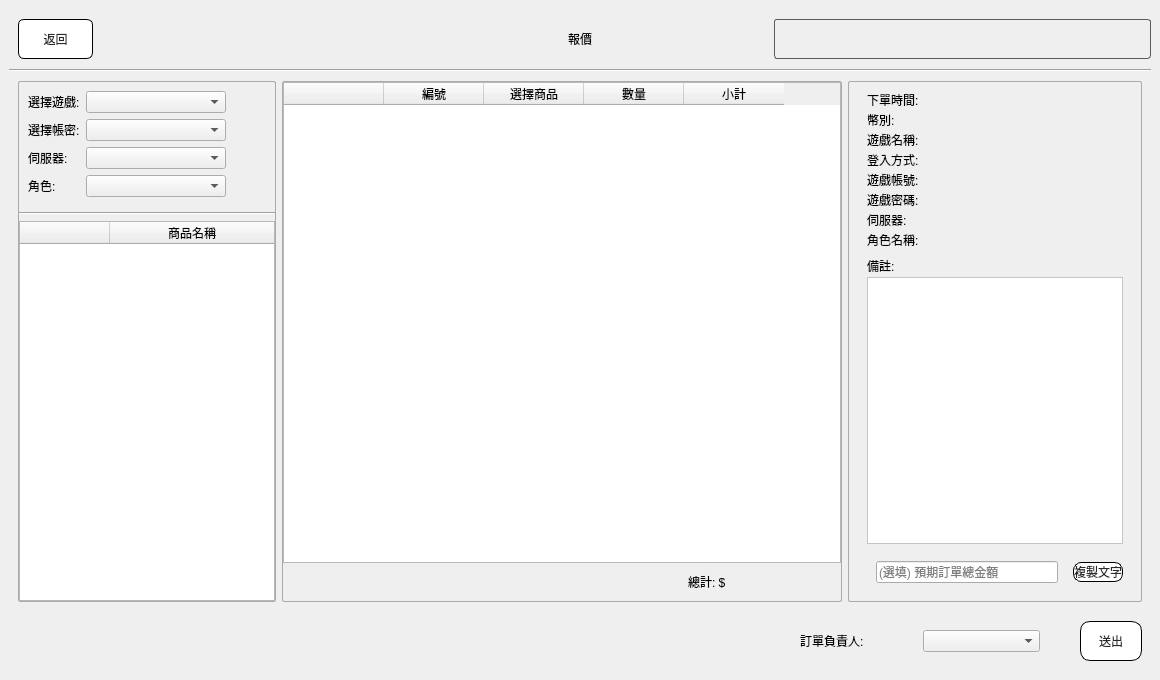
<?xml version="1.0" encoding="UTF-8"?>
<ui version="4.0">
 <class>LayerSayCost</class>
 <widget class="QWidget" name="LayerSayCost">
  <property name="geometry">
   <rect>
    <x>0</x>
    <y>0</y>
    <width>1160</width>
    <height>680</height>
   </rect>
  </property>
  <property name="windowTitle">
   <string>Form</string>
  </property>
  <layout class="QGridLayout" name="gridLayout">
   <property name="leftMargin">
    <number>0</number>
   </property>
   <property name="topMargin">
    <number>0</number>
   </property>
   <property name="rightMargin">
    <number>0</number>
   </property>
   <property name="bottomMargin">
    <number>0</number>
   </property>
   <property name="spacing">
    <number>0</number>
   </property>
   <item row="0" column="0">
    <widget class="QWidget" name="wBg" native="true">
     <property name="styleSheet">
      <string notr="true">font: 16px &quot;Microsoft JhengHei UI&quot;;
</string>
     </property>
     <layout class="QVBoxLayout" name="verticalLayout">
      <property name="spacing">
       <number>0</number>
      </property>
      <item>
       <widget class="QWidget" name="widget_3" native="true">
        <property name="minimumSize">
         <size>
          <width>0</width>
          <height>60</height>
         </size>
        </property>
        <property name="maximumSize">
         <size>
          <width>16777215</width>
          <height>80</height>
         </size>
        </property>
        <layout class="QHBoxLayout" name="horizontalLayout" stretch="1,1,1">
         <property name="leftMargin">
          <number>0</number>
         </property>
         <property name="topMargin">
          <number>0</number>
         </property>
         <property name="rightMargin">
          <number>0</number>
         </property>
         <property name="bottomMargin">
          <number>0</number>
         </property>
         <item>
          <widget class="QWidget" name="widget_4" native="true">
           <layout class="QHBoxLayout" name="horizontalLayout_2">
            <item>
             <widget class="QPushButton" name="btnSayCostBack">
              <property name="sizePolicy">
               <sizepolicy hsizetype="Fixed" vsizetype="Fixed">
                <horstretch>0</horstretch>
                <verstretch>0</verstretch>
               </sizepolicy>
              </property>
              <property name="minimumSize">
               <size>
                <width>75</width>
                <height>40</height>
               </size>
              </property>
              <property name="maximumSize">
               <size>
                <width>75</width>
                <height>40</height>
               </size>
              </property>
              <property name="styleSheet">
               <string notr="true">QPushButton{
font: 20px &quot;Microsoft JhengHei UI&quot;;


}



QPushButton{background-color: rgb(255, 255, 255);
border-radius:6px;
color: rgb(41,41,41);
border: 1px solid #000000; }


QPushButton:hover 
{ 
background-color: #55aaff; 
border-style: outset; 
border-width: 2px; 
font: 700 18px &quot;Microsoft JhengHei UI&quot;; 
}
QPushButton:pressed { 
border-style: outset; 
border-width: 0px; 
font: 700 24px &quot;Microsoft JhengHei UI&quot;; 
color:rgb(241,241,241);
background-color:#3c78b4;
}</string>
              </property>
              <property name="text">
               <string>返回</string>
              </property>
             </widget>
            </item>
            <item>
             <spacer name="horizontalSpacer">
              <property name="orientation">
               <enum>Qt::Horizontal</enum>
              </property>
              <property name="sizeHint" stdset="0">
               <size>
                <width>187</width>
                <height>20</height>
               </size>
              </property>
             </spacer>
            </item>
           </layout>
          </widget>
         </item>
         <item>
          <widget class="QLabel" name="lbTitle">
           <property name="styleSheet">
            <string notr="true">font: 24px &quot;Microsoft JhengHei UI&quot;;</string>
           </property>
           <property name="text">
            <string>報價</string>
           </property>
           <property name="alignment">
            <set>Qt::AlignCenter</set>
           </property>
          </widget>
         </item>
         <item>
          <widget class="QWidget" name="widget_5" native="true">
           <layout class="QGridLayout" name="gridLayout_2">
            <property name="leftMargin">
             <number>0</number>
            </property>
            <property name="topMargin">
             <number>0</number>
            </property>
            <property name="rightMargin">
             <number>0</number>
            </property>
            <property name="bottomMargin">
             <number>0</number>
            </property>
            <item row="0" column="0">
             <widget class="QGroupBox" name="groupBox_8">
              <property name="maximumSize">
               <size>
                <width>16777215</width>
                <height>40</height>
               </size>
              </property>
              <property name="styleSheet">
               <string notr="true">QGroupBox{
border-radius:3px;
color: rgb(41,41,41);
border: 1px solid #5b5b5b; }</string>
              </property>
              <layout class="QHBoxLayout" name="horizontalLayout_4">
               <property name="leftMargin">
                <number>0</number>
               </property>
               <property name="topMargin">
                <number>0</number>
               </property>
               <property name="rightMargin">
                <number>0</number>
               </property>
               <property name="bottomMargin">
                <number>0</number>
               </property>
               <item>
                <widget class="QLabel" name="lbId">
                 <property name="text">
                  <string/>
                 </property>
                 <property name="alignment">
                  <set>Qt::AlignCenter</set>
                 </property>
                </widget>
               </item>
               <item>
                <widget class="QLabel" name="lbName">
                 <property name="text">
                  <string/>
                 </property>
                </widget>
               </item>
              </layout>
             </widget>
            </item>
           </layout>
          </widget>
         </item>
        </layout>
       </widget>
      </item>
      <item>
       <widget class="Line" name="line">
        <property name="orientation">
         <enum>Qt::Horizontal</enum>
        </property>
       </widget>
      </item>
      <item>
       <widget class="QWidget" name="widget" native="true">
        <property name="sizePolicy">
         <sizepolicy hsizetype="Preferred" vsizetype="Expanding">
          <horstretch>0</horstretch>
          <verstretch>0</verstretch>
         </sizepolicy>
        </property>
        <property name="styleSheet">
         <string notr="true">QGroupBox{
border-radius:2px;
border: 1px solid #aaaaaa;
}</string>
        </property>
        <layout class="QHBoxLayout" name="horizontalLayout_3" stretch="0,1,1">
         <item>
          <widget class="QGroupBox" name="groupBox_6">
           <property name="sizePolicy">
            <sizepolicy hsizetype="Fixed" vsizetype="Preferred">
             <horstretch>0</horstretch>
             <verstretch>0</verstretch>
            </sizepolicy>
           </property>
           <property name="minimumSize">
            <size>
             <width>250</width>
             <height>100</height>
            </size>
           </property>
           <layout class="QGridLayout" name="gridLayout_9">
            <property name="leftMargin">
             <number>0</number>
            </property>
            <property name="topMargin">
             <number>0</number>
            </property>
            <property name="rightMargin">
             <number>0</number>
            </property>
            <property name="bottomMargin">
             <number>0</number>
            </property>
            <property name="horizontalSpacing">
             <number>0</number>
            </property>
            <item row="0" column="0">
             <widget class="QWidget" name="widget_6" native="true">
              <property name="sizePolicy">
               <sizepolicy hsizetype="Preferred" vsizetype="Fixed">
                <horstretch>0</horstretch>
                <verstretch>0</verstretch>
               </sizepolicy>
              </property>
              <layout class="QFormLayout" name="formLayout">
               <item row="0" column="0">
                <widget class="QLabel" name="lb_2">
                 <property name="text">
                  <string>選擇遊戲:</string>
                 </property>
                </widget>
               </item>
               <item row="0" column="1">
                <widget class="QComboBox" name="cbGame"/>
               </item>
               <item row="1" column="0">
                <widget class="QLabel" name="lb_3">
                 <property name="text">
                  <string>選擇帳密:</string>
                 </property>
                </widget>
               </item>
               <item row="1" column="1">
                <widget class="QComboBox" name="cbAccount"/>
               </item>
               <item row="2" column="0">
                <widget class="QLabel" name="lbServerT">
                 <property name="text">
                  <string>伺服器:</string>
                 </property>
                </widget>
               </item>
               <item row="2" column="1">
                <widget class="QComboBox" name="cbServer"/>
               </item>
               <item row="3" column="0">
                <widget class="QLabel" name="lbCHrT">
                 <property name="text">
                  <string>角色:</string>
                 </property>
                </widget>
               </item>
               <item row="3" column="1">
                <widget class="QComboBox" name="cbChr"/>
               </item>
              </layout>
             </widget>
            </item>
            <item row="0" column="1">
             <widget class="QWidget" name="widget_12" native="true">
              <property name="minimumSize">
               <size>
                <width>40</width>
                <height>0</height>
               </size>
              </property>
              <property name="maximumSize">
               <size>
                <width>40</width>
                <height>16777215</height>
               </size>
              </property>
              <layout class="QGridLayout" name="gridLayout_10">
               <property name="leftMargin">
                <number>0</number>
               </property>
               <property name="topMargin">
                <number>10</number>
               </property>
               <property name="rightMargin">
                <number>0</number>
               </property>
               <property name="bottomMargin">
                <number>0</number>
               </property>
               <property name="spacing">
                <number>0</number>
               </property>
               <item row="0" column="0">
                <widget class="QLabel" name="lbGameRate">
                 <property name="sizePolicy">
                  <sizepolicy hsizetype="Preferred" vsizetype="Fixed">
                   <horstretch>0</horstretch>
                   <verstretch>0</verstretch>
                  </sizepolicy>
                 </property>
                 <property name="text">
                  <string/>
                 </property>
                </widget>
               </item>
               <item row="1" column="0">
                <widget class="QWidget" name="widget_13" native="true"/>
               </item>
              </layout>
             </widget>
            </item>
            <item row="1" column="0" colspan="2">
             <widget class="Line" name="line_2">
              <property name="orientation">
               <enum>Qt::Horizontal</enum>
              </property>
             </widget>
            </item>
            <item row="2" column="0" colspan="2">
             <widget class="QWidget" name="widget_10" native="true">
              <layout class="QGridLayout" name="gridLayout_3">
               <property name="leftMargin">
                <number>0</number>
               </property>
               <property name="topMargin">
                <number>0</number>
               </property>
               <property name="rightMargin">
                <number>0</number>
               </property>
               <property name="bottomMargin">
                <number>0</number>
               </property>
               <item row="0" column="0">
                <widget class="QTableWidget" name="tbGameItem">
                 <property name="editTriggers">
                  <set>QAbstractItemView::NoEditTriggers</set>
                 </property>
                 <property name="selectionBehavior">
                  <enum>QAbstractItemView::SelectRows</enum>
                 </property>
                 <attribute name="horizontalHeaderDefaultSectionSize">
                  <number>90</number>
                 </attribute>
                 <attribute name="horizontalHeaderStretchLastSection">
                  <bool>true</bool>
                 </attribute>
                 <attribute name="verticalHeaderVisible">
                  <bool>false</bool>
                 </attribute>
                 <column>
                  <property name="text">
                   <string/>
                  </property>
                 </column>
                 <column>
                  <property name="text">
                   <string>商品名稱</string>
                  </property>
                 </column>
                </widget>
               </item>
              </layout>
             </widget>
            </item>
           </layout>
          </widget>
         </item>
         <item>
          <widget class="QGroupBox" name="groupBox_8">
           <property name="minimumSize">
            <size>
             <width>250</width>
             <height>0</height>
            </size>
           </property>
           <property name="styleSheet">
            <string notr="true"/>
           </property>
           <layout class="QGridLayout" name="gridLayout_4">
            <property name="leftMargin">
             <number>0</number>
            </property>
            <property name="topMargin">
             <number>0</number>
            </property>
            <property name="rightMargin">
             <number>0</number>
            </property>
            <property name="bottomMargin">
             <number>0</number>
            </property>
            <property name="spacing">
             <number>0</number>
            </property>
            <item row="0" column="0">
             <widget class="QTableWidget" name="tbInfo">
              <property name="editTriggers">
               <set>QAbstractItemView::NoEditTriggers</set>
              </property>
              <property name="selectionBehavior">
               <enum>QAbstractItemView::SelectRows</enum>
              </property>
              <attribute name="verticalHeaderVisible">
               <bool>false</bool>
              </attribute>
              <column>
               <property name="text">
                <string/>
               </property>
              </column>
              <column>
               <property name="text">
                <string>編號</string>
               </property>
              </column>
              <column>
               <property name="text">
                <string>選擇商品</string>
               </property>
              </column>
              <column>
               <property name="text">
                <string>數量</string>
               </property>
              </column>
              <column>
               <property name="text">
                <string>小計</string>
               </property>
              </column>
             </widget>
            </item>
            <item row="1" column="0">
             <widget class="QWidget" name="widget_8" native="true">
              <property name="minimumSize">
               <size>
                <width>0</width>
                <height>36</height>
               </size>
              </property>
              <property name="styleSheet">
               <string notr="true">font: 22px &quot;Microsoft JhengHei UI&quot;;</string>
              </property>
              <layout class="QHBoxLayout" name="horizontalLayout_5">
               <item>
                <spacer name="horizontalSpacer_2">
                 <property name="orientation">
                  <enum>Qt::Horizontal</enum>
                 </property>
                 <property name="sizeHint" stdset="0">
                  <size>
                   <width>191</width>
                   <height>20</height>
                  </size>
                 </property>
                </spacer>
               </item>
               <item>
                <widget class="QLabel" name="label_8">
                 <property name="text">
                  <string>總計: $</string>
                 </property>
                </widget>
               </item>
               <item>
                <widget class="QLabel" name="lbTotal">
                 <property name="minimumSize">
                  <size>
                   <width>100</width>
                   <height>0</height>
                  </size>
                 </property>
                 <property name="text">
                  <string/>
                 </property>
                 <property name="alignment">
                  <set>Qt::AlignCenter</set>
                 </property>
                </widget>
               </item>
              </layout>
             </widget>
            </item>
           </layout>
          </widget>
         </item>
         <item>
          <widget class="QGroupBox" name="groupBox_7">
           <property name="sizePolicy">
            <sizepolicy hsizetype="Fixed" vsizetype="Preferred">
             <horstretch>0</horstretch>
             <verstretch>0</verstretch>
            </sizepolicy>
           </property>
           <property name="minimumSize">
            <size>
             <width>250</width>
             <height>0</height>
            </size>
           </property>
           <property name="maximumSize">
            <size>
             <width>16777215</width>
             <height>16777215</height>
            </size>
           </property>
           <property name="styleSheet">
            <string notr="true">
QPushButton{
font: 20px &quot;Microsoft JhengHei UI&quot;;


}



QPushButton{background-color: rgb(255, 255, 255);
border-radius:10px;
color: rgb(41,41,41);
border: 1px solid #000000; }


QPushButton:hover 
{ 
background-color: #55aaff; 
border-style: outset; 
border-width: 2px; 
font: 700 18px &quot;Microsoft JhengHei UI&quot;; 
}
QPushButton:pressed { 
border-style: outset; 
border-width: 0px; 
font: 700 24px &quot;Microsoft JhengHei UI&quot;; 
color:rgb(241,241,241);
background-color:#3c78b4;
}</string>
           </property>
           <layout class="QVBoxLayout" name="verticalLayout_2">
            <property name="bottomMargin">
             <number>9</number>
            </property>
            <item>
             <widget class="QWidget" name="widget_11" native="true">
              <layout class="QFormLayout" name="formLayout_3">
               <property name="verticalSpacing">
                <number>2</number>
               </property>
               <property name="topMargin">
                <number>0</number>
               </property>
               <property name="bottomMargin">
                <number>0</number>
               </property>
               <item row="0" column="0">
                <widget class="QLabel" name="tTime">
                 <property name="text">
                  <string>下單時間:</string>
                 </property>
                </widget>
               </item>
               <item row="0" column="1">
                <widget class="QLabel" name="lbTime">
                 <property name="text">
                  <string/>
                 </property>
                </widget>
               </item>
               <item row="2" column="0">
                <widget class="QLabel" name="tGameName">
                 <property name="text">
                  <string>遊戲名稱:</string>
                 </property>
                </widget>
               </item>
               <item row="3" column="0">
                <widget class="QLabel" name="tLoginType">
                 <property name="text">
                  <string>登入方式:</string>
                 </property>
                </widget>
               </item>
               <item row="2" column="1">
                <widget class="QLabel" name="lbGameName">
                 <property name="text">
                  <string/>
                 </property>
                </widget>
               </item>
               <item row="3" column="1">
                <widget class="QLabel" name="lbLoginType">
                 <property name="text">
                  <string/>
                 </property>
                </widget>
               </item>
               <item row="4" column="0">
                <widget class="QLabel" name="tAccount">
                 <property name="text">
                  <string>遊戲帳號:</string>
                 </property>
                </widget>
               </item>
               <item row="6" column="0">
                <widget class="QLabel" name="tServerName">
                 <property name="text">
                  <string>伺服器:</string>
                 </property>
                </widget>
               </item>
               <item row="4" column="1">
                <widget class="QLabel" name="lbGameAccount">
                 <property name="text">
                  <string/>
                 </property>
                </widget>
               </item>
               <item row="6" column="1">
                <widget class="QLabel" name="lbServer">
                 <property name="text">
                  <string/>
                 </property>
                </widget>
               </item>
               <item row="7" column="0">
                <widget class="QLabel" name="tChr">
                 <property name="text">
                  <string>角色名稱:</string>
                 </property>
                </widget>
               </item>
               <item row="7" column="1">
                <widget class="QLabel" name="lbChr">
                 <property name="text">
                  <string/>
                 </property>
                </widget>
               </item>
               <item row="1" column="0">
                <widget class="QLabel" name="tCurrency">
                 <property name="text">
                  <string>幣別:</string>
                 </property>
                </widget>
               </item>
               <item row="1" column="1">
                <widget class="QLabel" name="lbCurrency">
                 <property name="text">
                  <string/>
                 </property>
                </widget>
               </item>
               <item row="5" column="0">
                <widget class="QLabel" name="tPassword">
                 <property name="text">
                  <string>遊戲密碼:</string>
                 </property>
                </widget>
               </item>
               <item row="5" column="1">
                <widget class="QLabel" name="lbGamePassword">
                 <property name="text">
                  <string/>
                 </property>
                </widget>
               </item>
              </layout>
             </widget>
            </item>
            <item>
             <widget class="QWidget" name="widget_7" native="true">
              <property name="minimumSize">
               <size>
                <width>0</width>
                <height>100</height>
               </size>
              </property>
              <layout class="QGridLayout" name="gridLayout_6">
               <property name="topMargin">
                <number>2</number>
               </property>
               <property name="bottomMargin">
                <number>2</number>
               </property>
               <property name="verticalSpacing">
                <number>2</number>
               </property>
               <item row="0" column="0" colspan="2">
                <widget class="QLabel" name="tNote">
                 <property name="text">
                  <string>備註:</string>
                 </property>
                </widget>
               </item>
               <item row="1" column="0" colspan="2">
                <widget class="QTextEdit" name="txNote1">
                 <property name="styleSheet">
                  <string notr="true">font: 16px &quot;Microsoft JhengHei UI&quot;;
background-color: rgb(255, 255, 255);</string>
                 </property>
                </widget>
               </item>
              </layout>
             </widget>
            </item>
            <item>
             <widget class="QWidget" name="widget_9" native="true">
              <property name="minimumSize">
               <size>
                <width>0</width>
                <height>36</height>
               </size>
              </property>
              <layout class="QHBoxLayout" name="horizontalLayout_6">
               <property name="topMargin">
                <number>0</number>
               </property>
               <property name="bottomMargin">
                <number>0</number>
               </property>
               <item>
                <widget class="QWidget" name="widget_2" native="true">
                 <layout class="QGridLayout" name="gridLayout_8">
                  <item row="0" column="0">
                   <widget class="QLineEdit" name="txNote2">
                    <property name="placeholderText">
                     <string>(選填) 預期訂單總金額</string>
                    </property>
                   </widget>
                  </item>
                 </layout>
                </widget>
               </item>
               <item>
                <widget class="QPushButton" name="btnCopy">
                 <property name="maximumSize">
                  <size>
                   <width>120</width>
                   <height>16777215</height>
                  </size>
                 </property>
                 <property name="styleSheet">
                  <string notr="true">
QPushButton{
font: 20px &quot;Microsoft JhengHei UI&quot;;


}



QPushButton{background-color: rgb(255, 255, 255);
border-radius:8px;
color: rgb(41,41,41);
border: 1px solid #000000; }


QPushButton:hover 
{ 
background-color: #55aaff; 
border-style: outset; 
border-width: 2px; 
font: 700 18px &quot;Microsoft JhengHei UI&quot;; 
}
QPushButton:pressed { 
border-style: outset; 
border-width: 0px; 
font: 700 24px &quot;Microsoft JhengHei UI&quot;; 
color:rgb(241,241,241);
background-color:#3c78b4;
}</string>
                 </property>
                 <property name="text">
                  <string>複製文字</string>
                 </property>
                </widget>
               </item>
              </layout>
             </widget>
            </item>
           </layout>
          </widget>
         </item>
        </layout>
       </widget>
      </item>
      <item>
       <widget class="QStackedWidget" name="wBottom">
        <property name="minimumSize">
         <size>
          <width>0</width>
          <height>60</height>
         </size>
        </property>
        <property name="maximumSize">
         <size>
          <width>16777215</width>
          <height>60</height>
         </size>
        </property>
        <property name="currentIndex">
         <number>0</number>
        </property>
        <widget class="QWidget" name="wBottomPage1">
         <layout class="QGridLayout" name="gridLayout_5">
          <property name="topMargin">
           <number>0</number>
          </property>
          <property name="bottomMargin">
           <number>0</number>
          </property>
          <property name="horizontalSpacing">
           <number>40</number>
          </property>
          <item row="0" column="1">
           <widget class="QWidget" name="wSelect" native="true">
            <property name="minimumSize">
             <size>
              <width>240</width>
              <height>0</height>
             </size>
            </property>
            <layout class="QHBoxLayout" name="horizontalLayout_7">
             <property name="leftMargin">
              <number>0</number>
             </property>
             <property name="topMargin">
              <number>0</number>
             </property>
             <property name="rightMargin">
              <number>0</number>
             </property>
             <property name="bottomMargin">
              <number>0</number>
             </property>
             <item>
              <widget class="QLabel" name="label_9">
               <property name="text">
                <string>訂單負責人:</string>
               </property>
              </widget>
             </item>
             <item>
              <widget class="QComboBox" name="cbSelect"/>
             </item>
            </layout>
           </widget>
          </item>
          <item row="0" column="0">
           <spacer name="horizontalSpacer_3">
            <property name="orientation">
             <enum>Qt::Horizontal</enum>
            </property>
            <property name="sizeHint" stdset="0">
             <size>
              <width>40</width>
              <height>20</height>
             </size>
            </property>
           </spacer>
          </item>
          <item row="0" column="2">
           <widget class="QPushButton" name="btnSayOk">
            <property name="minimumSize">
             <size>
              <width>62</width>
              <height>40</height>
             </size>
            </property>
            <property name="styleSheet">
             <string notr="true">
QPushButton{
font: 20px &quot;Microsoft JhengHei UI&quot;;


}



QPushButton{background-color: rgb(255, 255, 255);
border-radius:10px;
color: rgb(41,41,41);
border: 1px solid #000000; }


QPushButton:hover 
{ 
background-color: #55aaff; 
border-style: outset; 
border-width: 2px; 
font: 700 18px &quot;Microsoft JhengHei UI&quot;; 
}
QPushButton:pressed { 
border-style: outset; 
border-width: 0px; 
font: 700 24px &quot;Microsoft JhengHei UI&quot;; 
color:rgb(241,241,241);
background-color:#3c78b4;
}</string>
            </property>
            <property name="text">
             <string>送出</string>
            </property>
           </widget>
          </item>
         </layout>
        </widget>
        <widget class="QWidget" name="page">
         <layout class="QGridLayout" name="gridLayout_7">
          <item row="0" column="0">
           <widget class="QPushButton" name="btnSayClose">
            <property name="sizePolicy">
             <sizepolicy hsizetype="Fixed" vsizetype="Fixed">
              <horstretch>0</horstretch>
              <verstretch>0</verstretch>
             </sizepolicy>
            </property>
            <property name="minimumSize">
             <size>
              <width>100</width>
              <height>40</height>
             </size>
            </property>
            <property name="styleSheet">
             <string notr="true">
QPushButton{
font: 20px &quot;Microsoft JhengHei UI&quot;;


}



QPushButton{background-color: rgb(255, 255, 255);
border-radius:10px;
color: rgb(41,41,41);
border: 1px solid #000000; }


QPushButton:hover 
{ 
background-color: #55aaff; 
border-style: outset; 
border-width: 2px; 
font: 700 18px &quot;Microsoft JhengHei UI&quot;; 
}
QPushButton:pressed { 
border-style: outset; 
border-width: 0px; 
font: 700 24px &quot;Microsoft JhengHei UI&quot;; 
color:rgb(241,241,241);
background-color:#3c78b4;
}</string>
            </property>
            <property name="text">
             <string>OK</string>
            </property>
           </widget>
          </item>
         </layout>
        </widget>
       </widget>
      </item>
     </layout>
    </widget>
   </item>
  </layout>
 </widget>
 <resources/>
 <connections/>
</ui>
